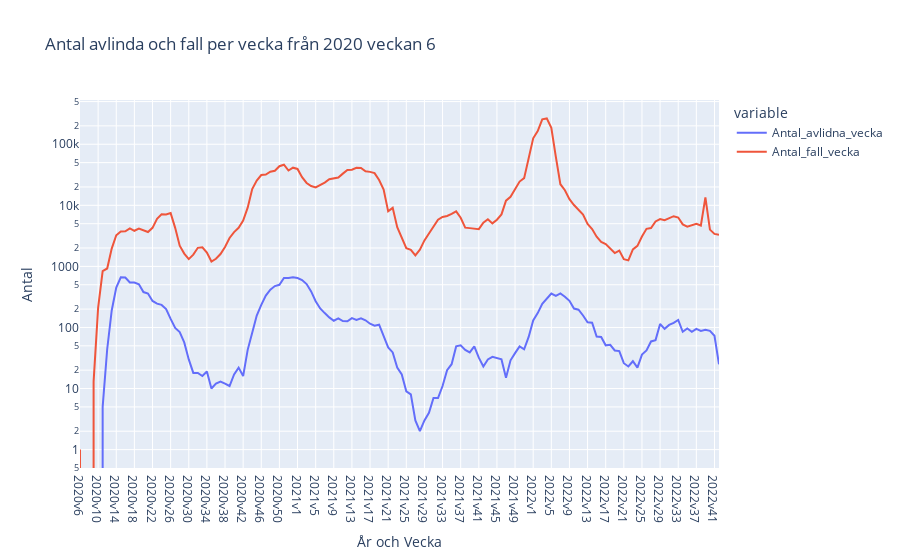

Notebook code for this chart:
### Code cell
# plotly express
fig = px.line(
    df_covid_week_sweden,
    x="Vecka",
    y=["Antal_avlidna_vecka", "Antal_fall_vecka"], # this plot requires two y entries
    title="Antal avlinda och fall per vecka från 2020 veckan 6",
    labels={"Vecka":"År och Vecka"}
)
fig.update_yaxes(title_text="Antal", type="log") # Using log again on this chart as well
fig.write_html("Visualiseringar/Antal_avlinda_fall_covid_per_vecka.html")
fig.show()

### Figure 1 — Plotly figure (JSON) as saved in the notebook; plotly's stock layout.template omitted (floating-point values rounded to 4 significant figures; data arrays with more than 128 entries replaced by an {"elided": "..."} marker saying what was removed)
{"data": [{"hovertemplate": "variable=Antal_avlidna_vecka<br>År och Vecka=%{x}<br>value=%{y}<extra></extra>", "legendgroup": "Antal_avlidna_vecka", "line": {"color": "#636efa", "dash": "solid"}, "marker": {"symbol": "circle"}, "mode": "lines", "name": "Antal_avlidna_vecka", "orientation": "v", "showlegend": true, "type": "scatter", "x": {"elided": "142 str values"}, "xaxis": "x", "y": {"elided": "142 int values"}, "yaxis": "y"}, {"hovertemplate": "variable=Antal_fall_vecka<br>År och Vecka=%{x}<br>value=%{y}<extra></extra>", "legendgroup": "Antal_fall_vecka", "line": {"color": "#EF553B", "dash": "solid"}, "marker": {"symbol": "circle"}, "mode": "lines", "name": "Antal_fall_vecka", "orientation": "v", "showlegend": true, "type": "scatter", "x": {"elided": "142 str values"}, "xaxis": "x", "y": {"elided": "142 int values"}, "yaxis": "y"}], "layout": {"legend": {"title": {"text": "variable"}, "tracegroupgap": 0}, "title": {"text": "Antal avlinda och fall per vecka från 2020 veckan 6"}, "xaxis": {"anchor": "y", "domain": [0, 1], "title": {"text": "År och Vecka"}}, "yaxis": {"anchor": "x", "domain": [0, 1], "title": {"text": "Antal"}, "type": "log"}}}
